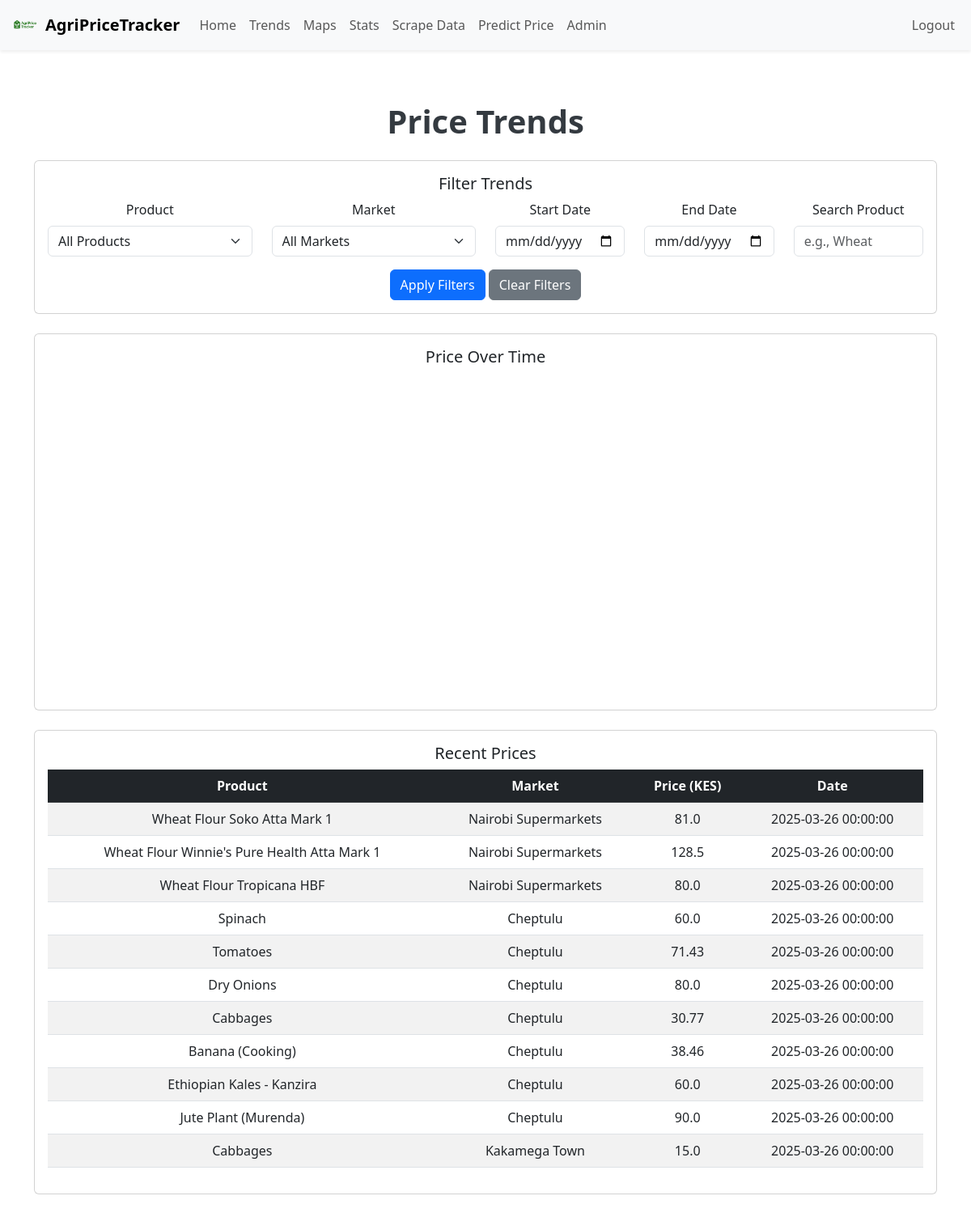
Page /trends (signed in) on the earlier database version.
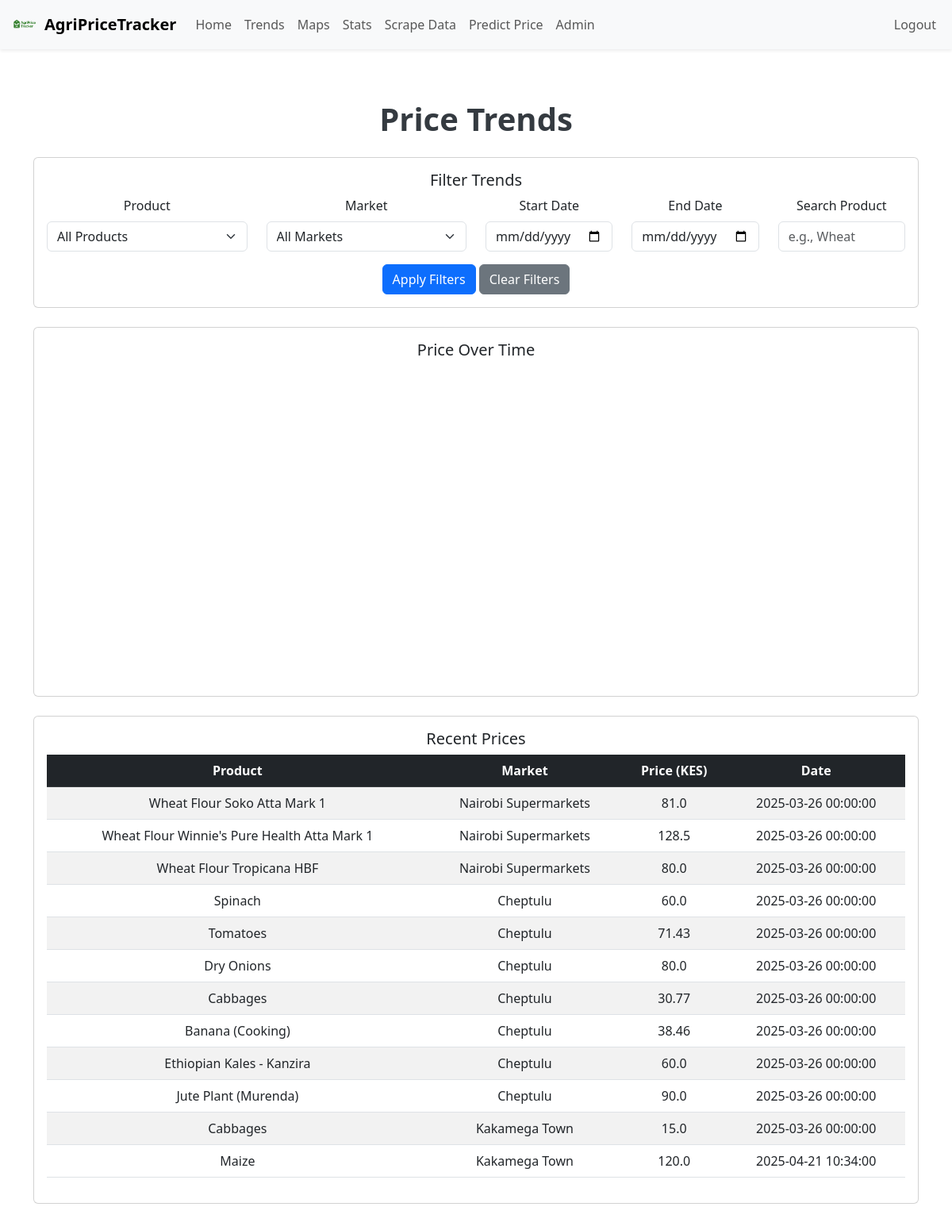
Same page on the later database version.
### app/models/price.py (models this page shows, shortened)
class Price(db.Model):
    id = db.Column(db.Integer, primary_key=True)
    product_id = db.Column(db.Integer, db.ForeignKey('product.id'), nullable=False)
    market_id = db.Column(db.Integer, db.ForeignKey('market.id'), nullable=False)
    price = db.Column(db.Float, nullable=False)
    timestamp = db.Column(db.DateTime, default=db.func.current_timestamp())
    product = db.relationship('Product', backref='prices')
    market = db.relationship('Market', backref='prices')
    __table_args__ = (
        CheckConstraint('price >= 0', name='non_negative_price'),
    )

### app/models/product.py (models this page shows, shortened)
class Product(db.Model):
    id = db.Column(db.Integer, primary_key=True)
    name = db.Column(db.String(100), nullable=False)

### app/models/market.py (models this page shows, shortened)
class Market(db.Model):
    id = db.Column(db.Integer, primary_key=True)
    name = db.Column(db.String(64), nullable=False)
    region_id = db.Column(db.Integer, db.ForeignKey('region.id'), nullable=False)
    latitude = db.Column(db.Float, nullable=True)
    longitude = db.Column(db.Float, nullable=True)
    region = db.relationship('Region', backref='markets')

### app/routes/analysis.py (the view)
@analysis_bp.route('/trends')
@login_required
def trends():
    product_filter = request.form.get('product') if request.method == 'POST' else request.args.get('product')
    market_filter = request.form.get('market') if request.method == 'POST' else request.args.get('market')
    start_date = request.form.get('start_date') if request.method == 'POST' else request.args.get('start_date')
    end_date = request.form.get('end_date') if request.method == 'POST' else request.args.get('end_date')
    search_query = request.form.get('search') if request.method == 'POST' else request.args.get('search')
    query = Price.query
    if product_filter and product_filter != "all":
        query = query.join(Product).filter(Product.name == product_filter)
    if market_filter and market_filter != "all":
        query = query.join(Market).filter(Market.name == market_filter)
    if start_date:
        try:
            start_date = datetime.strptime(start_date, '%Y-%m-%d')
            query = query.filter(Price.timestamp >= start_date)
        except ValueError:
            print(f"Invalid start date: {start_date}")
    if end_date:
        try:
            end_date = datetime.strptime(end_date, '%Y-%m-%d')
            query = query.filter(Price.timestamp <= end_date)
        except ValueError:
            print(f"Invalid end date: {end_date}")
    if search_query:
        query = query.join(Product).filter(Product.name.ilike(f"%{search_query}%"))
    prices = query.all()
    print(f"Number of prices retrieved: {len(prices)}")
    for price in prices:
        print(f"Price: {price.price}, Product: {price.product.name}, Market: {price.market.name}, Timestamp: {price.timestamp}")
    data = {
        'timestamp': [price.timestamp for price in prices],
        'price': [price.price for price in prices],
        'product': [price.product.name for price in prices],
        'market': [price.market.name for price in prices]
    }
    fig = px.line(
        data,
        x='timestamp',
        y='price',
        color='product',
        line_group='market',
        hover_name='market',
        title='Price Trends Over Time'
    )
    graphJSON = json.dumps(fig, cls=plotly.utils.PlotlyJSONEncoder)
    products = Product.query.all()
    markets = Market.query.all()
    return render_template(
        'analysis/trends.html',
        graphJSON=graphJSON,
        prices=prices,
        products=products,
        markets=markets,
        product_filter=product_filter,
        market_filter=market_filter,
        start_date=start_date,
        end_date=end_date,
        search_query=search_query
    )

### app/templates/analysis/trends.html (shortened to what this page needs)
{% extends "base.html" %}
{% block content %}
    <h1 class="mb-4">Price Trends</h1>
    <div class="card mb-4">
        <div class="card-body">
            <h5 class="card-title">Filter Trends</h5>
            <form method="GET" action="{{ url_for('analysis.trends') }}">
                <div class="row">
                    <div class="col-md-3 mb-3">
                        <label for="product" class="form-label">Product</label>
                        <select name="product" id="product" class="form-select">
                            <option value="all" {% if not product_filter or product_filter == "all" %}selected{% endif %}>All Products</option>
                        </select>
                    </div>
                    <div class="col-md-3 mb-3">
                        <label for="market" class="form-label">Market</label>
                        <select name="market" id="market" class="form-select">
                            <option value="all" {% if not market_filter or market_filter == "all" %}selected{% endif %}>All Markets</option>
                        </select>
                    </div>
                    <div class="col-md-2 mb-3">
                        <label for="start_date" class="form-label">Start Date</label>
                        <input type="date" name="start_date" id="start_date" class="form-control" value="{{ start_date or '' }}">
                    </div>
                    <div class="col-md-2 mb-3">
                        <label for="end_date" class="form-label">End Date</label>
                        <input type="date" name="end_date" id="end_date" class="form-control" value="{{ end_date or '' }}">
                    </div>
                    <div class="col-md-2 mb-3">
                        <label for="search" class="form-label">Search Product</label>
                        <input type="text" name="search" id="search" class="form-control" placeholder="e.g., Wheat" value="{{ search_query or '' }}">
                    </div>
                </div>
                <button type="submit" class="btn btn-primary">Apply Filters</button>
                <a href="{{ url_for('analysis.trends') }}" class="btn btn-secondary">Clear Filters</a>
            </form>
        </div>
    </div>
    <div class="card mb-4">
        <div class="card-body">
            <h5 class="card-title">Price Over Time</h5>
            {% if graphJSON and prices %}
                <div id="trends-chart" style="width: 100%; height: 400px;"></div>
            {% else %}
                <p>Interactive price trends chart will appear here once data is available.</p>
            {% endif %}
        </div>
    </div>
    <div class="card">
        <div class="card-body">
            <h5 class="card-title">Recent Prices</h5>
            <table class="table table-striped table-hover">
                <thead class="table-dark">
                    <tr>
                        <th>Product</th>
                        <th>Market</th>
                        <th>Price (KES)</th>
                        <th>Date</th>
                    </tr>
                </thead>
                <tbody>
                    {% if prices %}
                        {% for price in prices %}
                        <tr>
                            <td>{{ price.product.name }}</td>
                            <td>{{ price.market.name }}</td>
                            <td>{{ price.price }}</td>
                            <td>{{ price.timestamp }}</td>
                        </tr>
                        {% endfor %}
                    {% else %}
                        <tr>
                            <td colspan="4" class="text-center">No recent prices available.</td>
                        </tr>
                    {% endif %}
                </tbody>
            </table>
        </div>
    </div>
{% endblock %}

### app/templates/base.html (shortened to what this page needs)
<!DOCTYPE html>
<html lang="en">
<head>
    <link href="../static/css/style.css" rel="stylesheet">
    <link rel="stylesheet" href="https://cdn.jsdelivr.net/npm/bootstrap@5.3.0/dist/css/bootstrap.min.css">
</head>
<body>
    <nav class="navbar navbar-expand-lg navbar-light bg-light shadow-sm">
        <div class="container-fluid">
            <a class="navbar-brand d-flex align-items-center" href="{{ url_for('main.home') }}">
                <img src="../static/img/logo.png" alt="AgriPriceTracker Logo" height="36" class="me-2">
                <span class="fw-bold">AgriPriceTracker</span>
            </a>
            <div class="collapse navbar-collapse" id="navbarNav">
                <ul class="navbar-nav me-auto mb-2 mb-lg-0">
                    <li class="nav-item"><a class="nav-link" href="{{ url_for('main.home') }}">Home</a></li>
                    <li class="nav-item"><a class="nav-link" href="{{ url_for('analysis.trends') }}">Trends</a></li>
                    <li class="nav-item"><a class="nav-link" href="{{ url_for('analysis.map_view') }}">Maps</a></li>
                    <li class="nav-item"><a class="nav-link" href="{{ url_for('analysis.stats') }}">Stats</a></li>
                    <li class="nav-item"><a class="nav-link" href="{{ url_for('data.scrape') }}">Scrape Data</a></li>
                    <li class="nav-item"><a class="nav-link" href="{{ url_for('analysis.predict_price') }}">Predict Price</a></li>
                    {% if current_user.is_authenticated and current_user.is_admin %}
                        <li class="nav-item"><a class="nav-link" href="{{ url_for('admin.index') }}">Admin</a></li>
                    {% endif %}
                </ul>
                <ul class="navbar-nav">
                    {% if current_user.is_authenticated %}
                        <li class="nav-item"><a class="nav-link" href="{{ url_for('auth.logout') }}">Logout</a></li>
                    {% else %}
                        <li class="nav-item"><a class="nav-link" href="{{ url_for('auth.login') }}">Login</a></li>
                        <li class="nav-item"><a class="nav-link" href="{{ url_for('auth.register') }}">Register</a></li>
                    {% endif %}
                </ul>
            </div>
        </div>
    </nav>
    <main class="content-overlay">
        <div class="container mt-4">
            {% block content %}{% endblock %}
        </div>
    </main>
</body>
</html>

### app/static/css/style.css (style rules this page uses)
body { font-family: 'Segoe UI', Tahoma, Geneva, Verdana, sans-serif; background-color: #fdfdfd; margin: 0; padding: 0; line-height: 1.6; }
.navbar { box-shadow: 0 2px 4px rgba(0, 0, 0, 0.1); padding: 10px 0; }
.navbar-brand { display: flex; align-items: center; font-weight: bold; color: #007bff; }
.navbar-brand img { height: 36px; margin-right: 10px; border-radius: 5px; }
.nav-link { font-weight: 500; transition: color 0.3s ease; }
.content-overlay { padding: 40px 20px; text-align: center; }
.content-overlay h1 { font-size: 2.5rem; font-weight: bold; color: #343a40; }
.btn-primary { padding: 10px 20px; font-size: 1rem; border-radius: 6px; transition: background-color 0.3s ease; }
.container { max-width: 1200px; margin: 0 auto; }
img { max-width: 100%; height: auto; }

Differences in the rows shown:
added Price: product.name "Maize", market.name "Kakamega Town", price "120.0", timestamp "2025-04-21 10:34:00"
